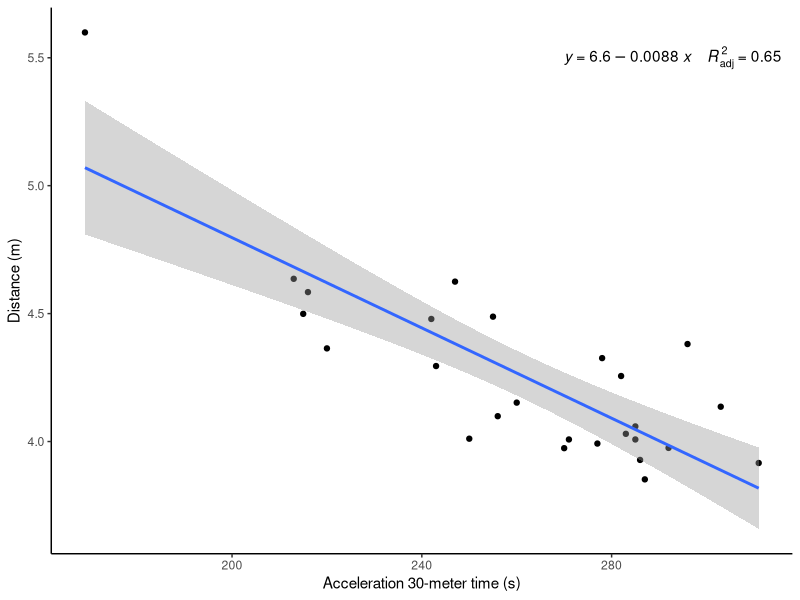
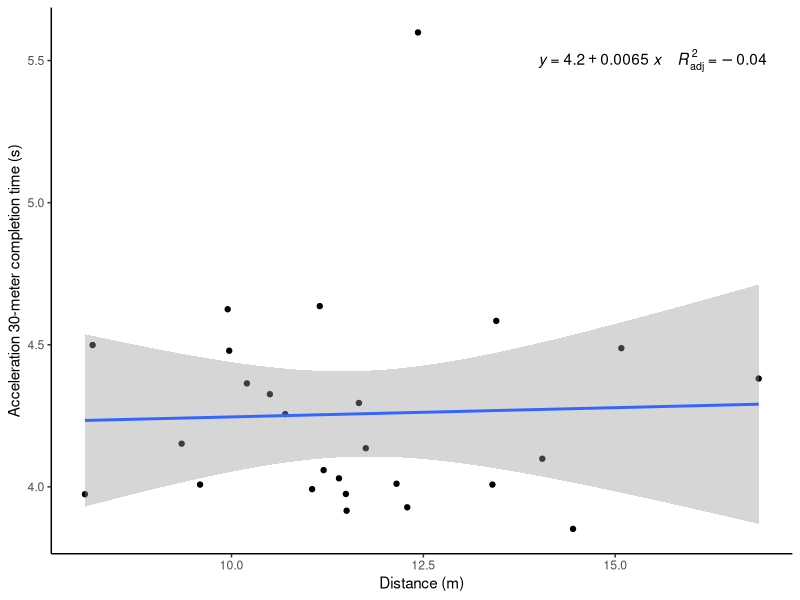
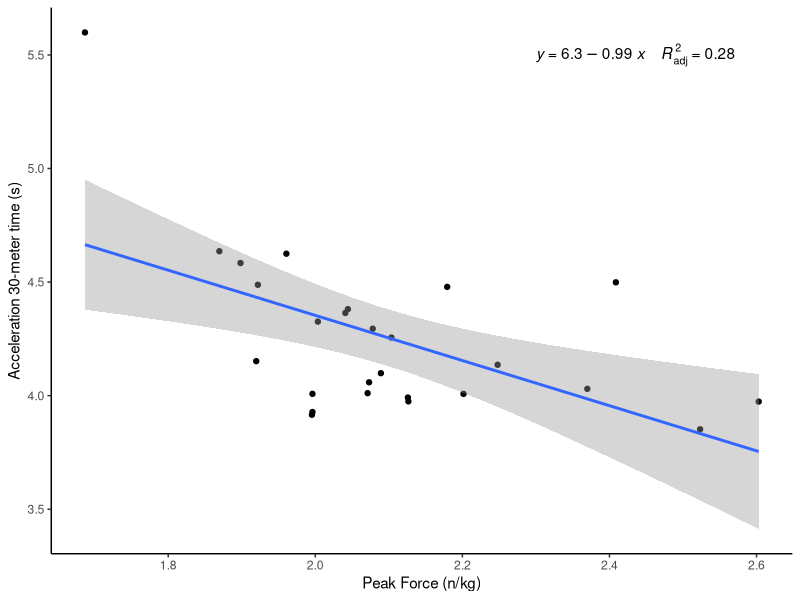
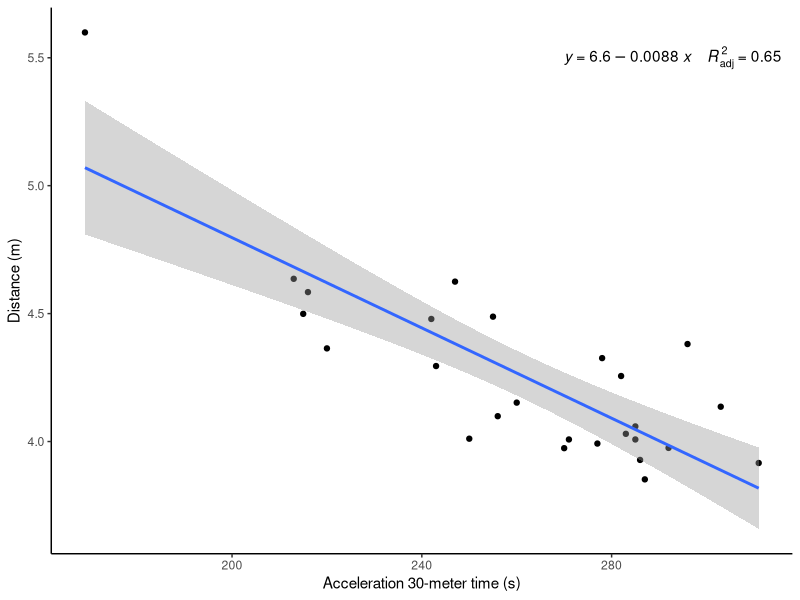
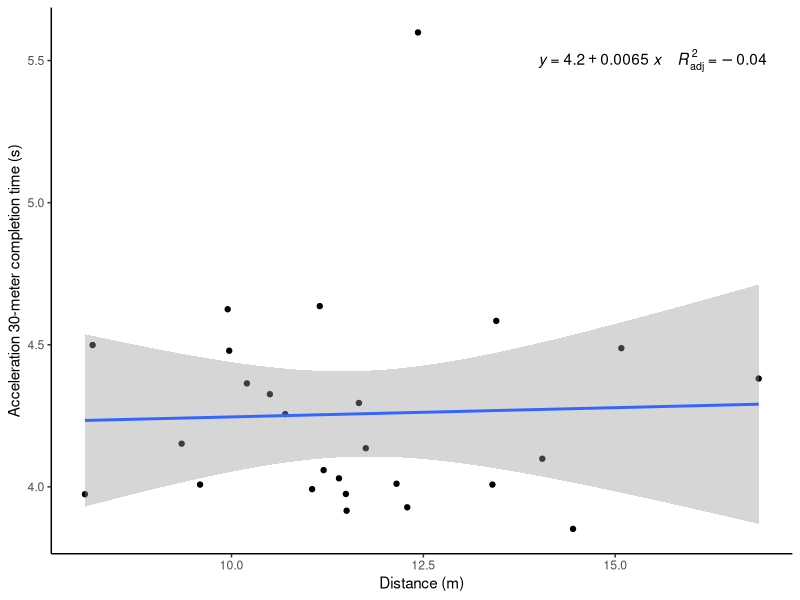
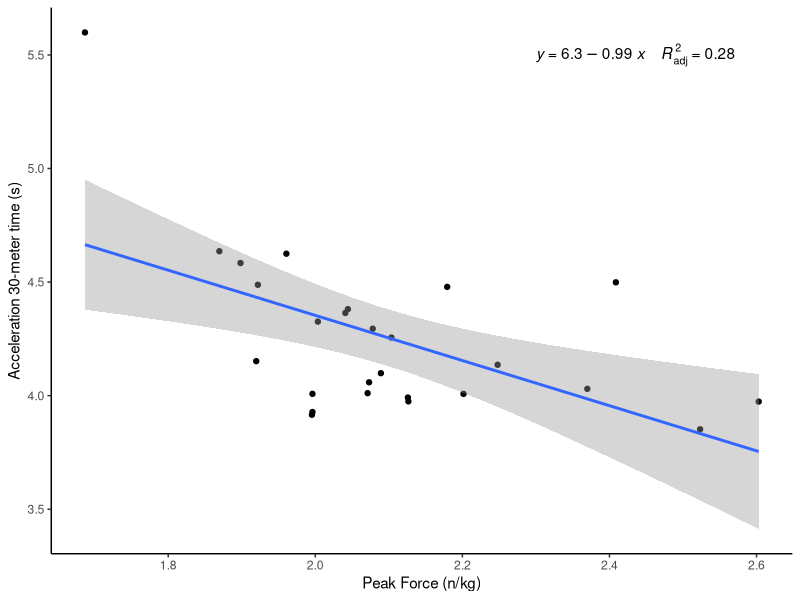

Write the R code that produced these figures, in order.
library(readxl)
BJ <- read_excel("Track_Data.xlsx", 
                         sheet = "Bilateral")
View(BJ)
attach(BJ)

##Regression model
model <- lm(Accel30 ~ Distance, data = BJ)
model
summary(model)

library(ggplot2)
library(ggpubr)

ggplot(BJ, aes(y = Accel30, x = Distance)) +  
  labs(x = "Acceleration 30-meter time (s)", y = "Distance (m)") +
  geom_point() + theme_classic() +
  stat_smooth(method = "lm") +
  stat_regline_equation(label.x = 270, label.y = 5.5,
      aes(label =  paste(..eq.label.., ..adj.rr.label.., sep = "~~~~")))
ggsave("BJ_Distance.png")

##BOMBT data
library(readxl)
BOMBT <- read_excel("Track_Data.xlsx", 
                         sheet = "BOMBT")
View(BOMBT)
attach(BOMBT)

##Regression model 2, not a significant model for BOMBT using distance
model2 <- lm(Accel30 ~ Distance, data = BOMBT)
model2
summary(model2)

ggplot(BOMBT, aes(y = Accel30, x = Distance)) +  
  labs(y = "Acceleration 30-meter completion time (s)", x = "Distance (m)") +
  geom_point() + theme_classic() +
  stat_smooth(method = "lm") +
  stat_regline_equation(label.x = 14, label.y = 5.5,
      aes(label =  paste(..eq.label.., ..adj.rr.label.., sep = "~~~~")))
ggsave("BOMBT_Distance.png")

##Model 3, good model for BOMBT using peak force (PF)
model3 <- lm(Accel30 ~ PF, data = BOMBT)
model3
summary(model3)

ggplot(BOMBT, aes(y = Accel30, x = PF)) +  
  labs(y = "Acceleration 30-meter time (s)", x = "Peak Force (n/kg)") +
  geom_point() + theme_classic() +
  stat_smooth(method = "lm") +
  stat_regline_equation(label.x = 2.3, label.y = 5.5,
        aes(label =  paste(..eq.label.., ..adj.rr.label.., sep = "~~~~")))
ggsave("BOMBT_PeakForce.png")

##Subject descriptives
library(psych)
library(dplyr)

## Change Height to meters / 100 and then obtain BMI (Kg/m2)
BJ <- mutate(BJ, Height = Height/100) %>% 
  mutate(BJ, BMI = Weight / (Height^2))

##describe all subjects mean and sd
BJ %>% describe()
##describe subjects by sex
BJ %>% describeBy(Gender)